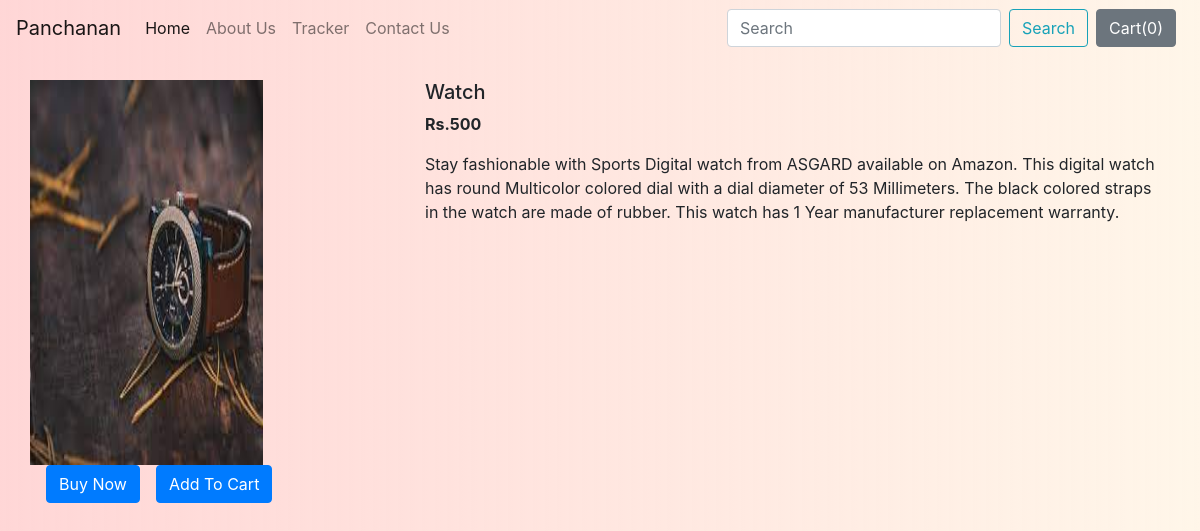
The page /shop/products/1 on the database its author committed.
### shop/models.py (models this page shows, shortened)
class Product(models.Model):
        product_id = models.AutoField
        product_name = models.CharField(max_length=50)
        category = models.CharField(max_length=50, default="")
        subcategory = models.CharField(max_length=50, default="")
        price = models.IntegerField(default=0)
        desc = models.CharField(max_length=300)
        pub_date = models.DateField()
        image = models.ImageField(upload_to="shop/images", default="")

### shop/views.py (the view)
# urls.py: path("products/<int:myid>", views.productView, name="ProductView"),
def productView(request, myid):
    product = Product.objects.filter(id=myid)
    return render(request, 'shop/prodView.html', {'product':product[0]})

### shop/templates/shop/prodView.html (shortened to what this page needs)
{% extends 'shop/basic.html' %}
{% block body %}
<div class="container my-4">
    <div class="row">
    <div class="col-md-4">
    <div class="row">
        <img src="/media/{{product.image}}" width="233px" height="385px">
    </div>
        <div class="row">
            <button class="btn btn-primary mx-3">Buy Now</button>
            <button class="btn btn-primary">Add To Cart</button>
        </div>
    </div>
    <div class="col-md-8">
        <h5>{{product.product_name}}</h5>
        <p><b>Rs.{{product.price}} </b></p>
        <p>{{product.desc}}</p>
    </div>
    </div>
</div>
{% endblock %}

### rows shown on the page
Product: image (picture), product_name "Watch", price "500", desc "Stay fashionable with Sports Digital watch from ASGARD available on Amazon. This digital watch has round Multicolor colored dial with a dial diameter of 53 Millimeters. The black colored straps in the watch are made of rubber. This watch has 1 Year manufacturer replacement warranty."
